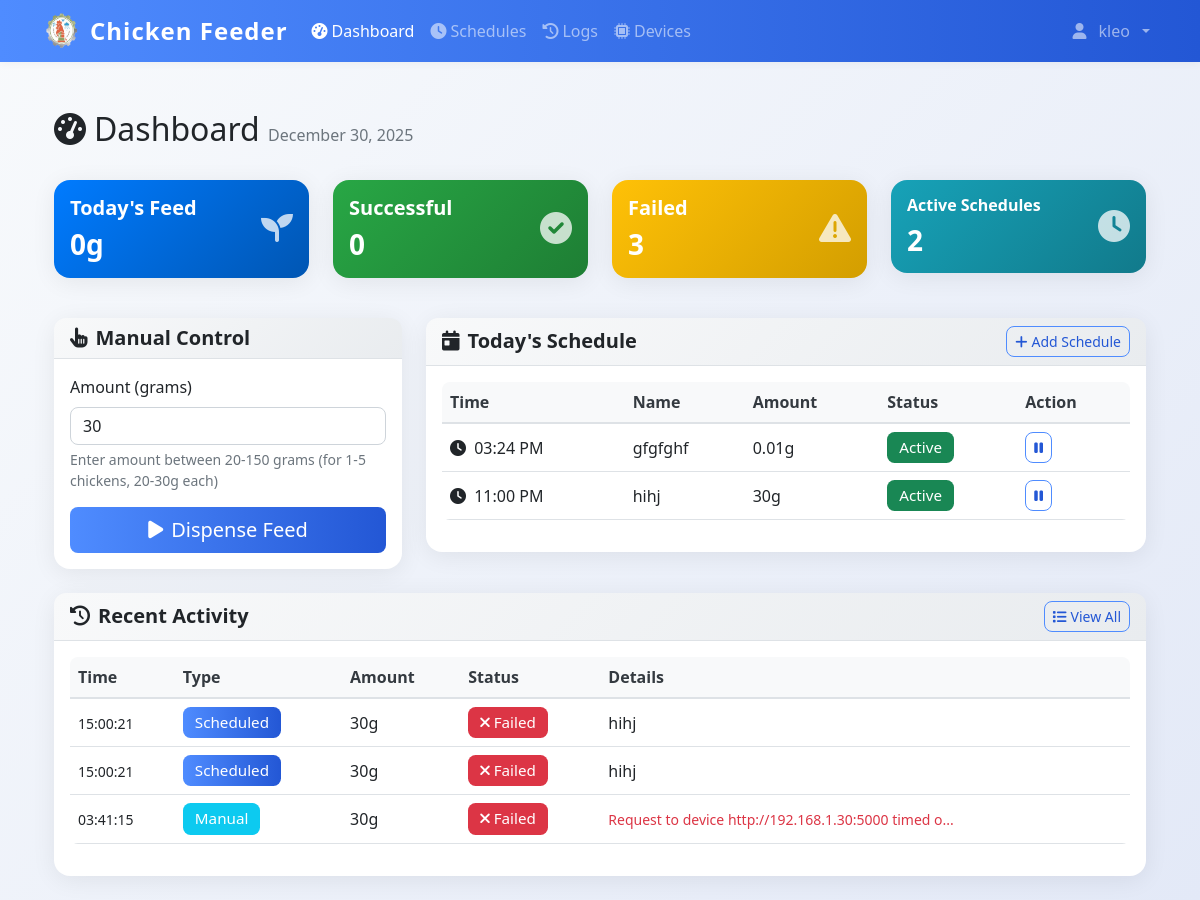
Page /dashboard (signed in) on the committed database.
### models.py (models this page shows)
class User(UserMixin, db.Model):
    id = db.Column(db.Integer, primary_key=True)
    username = db.Column(db.String(80), unique=True, nullable=False)
    email = db.Column(db.String(120), unique=True, nullable=False)
    password_hash = db.Column(db.String(120), nullable=False)
    iot_device_url = db.Column(db.String(255), nullable=True)  # e.g., 'http://192.168.1.100:5000' or 'pi_klei'
    is_admin = db.Column(db.Boolean, default=True)
    created_at = db.Column(db.DateTime, default=datetime.utcnow)

class FeedSchedule(db.Model):
    id = db.Column(db.Integer, primary_key=True)
    name = db.Column(db.String(100), nullable=False)
    feed_time = db.Column(db.Time, nullable=False)
    amount_grams = db.Column(db.Integer, nullable=False)
    is_active = db.Column(db.Boolean, default=True)
    created_by = db.Column(db.Integer, db.ForeignKey('user.id'), nullable=False)
    created_at = db.Column(db.DateTime, default=datetime.utcnow)
    user = db.relationship('User', backref=db.backref('schedules', lazy=True))

class DispenseLog(db.Model):
    id = db.Column(db.Integer, primary_key=True)
    timestamp = db.Column(db.DateTime, default=datetime.utcnow, nullable=False)
    amount_grams = db.Column(db.Integer, nullable=False)
    trigger_type = db.Column(db.String(20), nullable=False)
    schedule_id = db.Column(db.Integer, db.ForeignKey('feed_schedule.id'), nullable=True)
    status = db.Column(db.String(20), default='success')
    error_message = db.Column(db.Text, nullable=True)
    triggered_by = db.Column(db.Integer, db.ForeignKey('user.id'), nullable=True)
    schedule = db.relationship('FeedSchedule', backref=db.backref('dispense_logs', lazy=True))
    user = db.relationship('User', backref=db.backref('dispense_logs', lazy=True))

### app.py (the view)
@app.route('/dashboard', methods=['GET', 'POST'])
@login_required
def dashboard():
    today_schedules = FeedSchedule.query.filter_by(created_by=current_user.id, is_active=True).order_by(FeedSchedule.feed_time).all()
    today_start = datetime.now().replace(hour=0, minute=0, second=0, microsecond=0)
    today_logs = DispenseLog.query.filter(
        DispenseLog.timestamp >= today_start,
        DispenseLog.triggered_by == current_user.id
    ).order_by(DispenseLog.timestamp.desc()).all()
    total_today = sum(log.amount_grams for log in today_logs if log.status == 'success')
    return render_template('dashboard.html',
                         schedules=today_schedules,
                         logs=today_logs,
                         total_today=total_today)

### templates/dashboard.html (shortened to what this page needs)
{% extends "base.html" %}
{% block content %}
<div class="row mb-4">
    <div class="col">
        <h1 class="h2">
            <i class="fas fa-tachometer-alt me-2"></i>Dashboard
            <span class="text-muted fs-6">{{ datetime.now().strftime('%B %d, %Y') }}</span>
        </h1>
    </div>
</div>
<div class="row mb-4">
    <div class="col-md-3 mb-3">
        <div class="card bg-primary text-white">
            <div class="card-body">
                <div class="d-flex justify-content-between">
                    <div>
                        <h5 class="card-title">Today's Feed</h5>
                        <h3 class="mb-0" id="total-today">{{ total_today }}g</h3>
                    </div>
                    <div class="align-self-center">
                        <i class="fas fa-seedling fa-2x opacity-75"></i>
                    </div>
                </div>
            </div>
        </div>
    </div>
    <div class="col-md-3 mb-3">
        <div class="card bg-success text-white">
            <div class="card-body">
                <div class="d-flex justify-content-between">
                    <div>
                        <h5 class="card-title">Successful</h5>
                        <h3 class="mb-0" id="successful-today">{{ logs|selectattr('status', 'equalto', 'success')|list|length }}</h3>
                    </div>
                    <div class="align-self-center">
                        <i class="fas fa-check-circle fa-2x opacity-75"></i>
                    </div>
                </div>
            </div>
        </div>
    </div>
    <div class="col-md-3 mb-3">
        <div class="card bg-warning text-white">
            <div class="card-body">
                <div class="d-flex justify-content-between">
                    <div>
                        <h5 class="card-title">Failed</h5>
                        <h3 class="mb-0" id="failed-today">{{ logs|selectattr('status', 'equalto', 'failure')|list|length }}</h3>
                    </div>
                    <div class="align-self-center">
                        <i class="fas fa-exclamation-triangle fa-2x opacity-75"></i>
                    </div>
                </div>
            </div>
        </div>
    </div>
    <div class="col-md-3 mb-3">
        <div class="card bg-info text-white">
            <div class="card-body">
                <div class="d-flex justify-content-between">
                    <div>
                        <h5 class="card-title fs-6">Active Schedules</h5>
                        <h3 class="mb-0">{{ schedules|selectattr('is_active')|list|length }}</h3>
                    </div>
                    <div class="align-self-center">
                        <i class="fas fa-clock fa-2x opacity-75"></i>
                    </div>
                </div>
            </div>
        </div>
    </div>
</div>
<div class="row">
    <div class="col-lg-4 mb-4">
        <div class="card">
            <div class="card-header">
                <h5 class="card-title mb-0">
                    <i class="fas fa-hand-pointer me-2"></i>Manual Control
                </h5>
            </div>
            <div class="card-body">
                <form id="manual-dispense-form">
                    <div class="mb-3">
                        <label for="amount" class="form-label">Amount (grams)</label>
                        <input type="number" class="form-control" id="amount" min="20" max="150" value="30" required>
                        <div class="form-text">Enter amount between 20-150 grams (for 1-5 chickens, 20-30g each)</div>
                    </div>
                    <div class="d-grid">
                        <button type="submit" class="btn btn-primary btn-lg" id="dispense-btn">
                            <i class="fas fa-play me-2"></i>Dispense Feed
                        </button>
                    </div>
                </form>
            </div>
        </div>
    </div>
    <div class="col-lg-8 mb-4">
        <div class="card">
            <div class="card-header d-flex justify-content-between align-items-center">
                <h5 class="card-title mb-0">
                    <i class="fas fa-calendar-day me-2"></i>Today's Schedule
                </h5>
                <a href="{{ url_for('schedules') }}" class="btn btn-outline-primary btn-sm">
                    <i class="fas fa-plus me-1"></i>Add Schedule
                </a>
            </div>
            <div class="card-body">
                {% if schedules %}
                <div class="table-responsive">
                    <table class="table table-hover">
                        <thead>
                            <tr>
                                <th>Time</th>
                                <th>Name</th>
                                <th>Amount</th>
                                <th>Status</th>
                                <th>Action</th>
                            </tr>
                        </thead>
                        <tbody>
                            {% for schedule in schedules %}
                            <tr>
                                <td>
                                    <i class="fas fa-clock me-1"></i>
                                    {{ schedule.feed_time.strftime('%I:%M %p') }}
                                </td>
                                <td>{{ schedule.name }}</td>
                                <td>{{ schedule.amount_grams }}g</td>
                                <td>
                                    {% if schedule.is_active %}
                                        <span class="badge bg-success">Active</span>
                                    {% else %}
                                        <span class="badge bg-secondary">Inactive</span>
                                    {% endif %}
                                </td>
                                <td>
                                    <button class="btn btn-sm btn-outline-primary"
                                            onclick="toggleSchedule({{ schedule.id }})">
                                        {% if schedule.is_active %}
                                            <i class="fas fa-pause"></i>
                                        {% else %}
                                            <i class="fas fa-play"></i>
                                        {% endif %}
                                    </button>
                                </td>
                            </tr>
                            {% endfor %}
                        </tbody>
                    </table>
                </div>
                {% endif %}
            </div>
        </div>
    </div>
</div>
<div class="row">
    <div class="col-12">
        <div class="card">
            <div class="card-header d-flex justify-content-between align-items-center">
                <h5 class="card-title mb-0">
                    <i class="fas fa-history me-2"></i>Recent Activity
                </h5>
                <a href="{{ url_for('logs') }}" class="btn btn-outline-primary btn-sm">
                    <i class="fas fa-list me-1"></i>View All
                </a>
            </div>
            <div class="card-body">
                {% if logs %}
                <div class="table-responsive">
                    <table class="table table-hover">
                        <thead>
                            <tr>
                                <th>Time</th>
                                <th>Type</th>
                                <th>Amount</th>
                                <th>Status</th>
                                <th>Details</th>
                            </tr>
                        </thead>
                        <tbody>
                            {% for log in logs[:10] %}
                            <tr>
                                <td>
                                    <small>{{ log.timestamp.strftime('%H:%M:%S') }}</small>
                                </td>
                                <td>
                                    {% if log.trigger_type == 'manual' %}
                                        <span class="badge bg-info">Manual</span>
                                    {% else %}
                                        <span class="badge bg-primary">Scheduled</span>
                                    {% endif %}
                                </td>
                                <td>{{ log.amount_grams }}g</td>
                                <td>
                                    {% if log.status == 'success' %}
                                        <span class="badge bg-success">
                                            <i class="fas fa-check me-1"></i>Success
                                        </span>
                                    {% else %}
                                        <span class="badge bg-danger">
                                            <i class="fas fa-times me-1"></i>Failed
                                        </span>
                                    {% endif %}
                                </td>
                                <td>
                                    {% if log.schedule %}
                                        {{ log.schedule.name }}
                                    {% elif log.error_message %}
                                        <small class="text-danger">{{ log.error_message[:50] }}...</small>
                                    {% else %}
                                        -
                                    {% endif %}
                                </td>
                            </tr>
                            {% endfor %}
                        </tbody>
                    </table>
                </div>
                {% else %}
                <div class="text-center text-muted py-4">
                    <i class="fas fa-history fa-3x mb-3"></i>
                    <p>No activity today</p>
                </div>
                {% endif %}
            </div>
        </div>
    </div>
</div>
{% endblock %}

### templates/base.html (shortened to what this page needs)
<!DOCTYPE html>
<html lang="en">
<head>
    <link href="https://cdn.jsdelivr.net/npm/bootstrap@5.1.3/dist/css/bootstrap.min.css" rel="stylesheet">
    <link href="https://cdnjs.cloudflare.com/ajax/libs/font-awesome/6.0.0/css/all.min.css" rel="stylesheet">
    <link href="{{ url_for('static', filename='css/style.css') }}" rel="stylesheet">
</head>
<body>
    {% if current_user.is_authenticated %}
    <nav class="navbar navbar-expand-lg navbar-dark bg-primary">
        <div class="container">
            <div class="d-flex align-items-center gap-2">
                <img src="{{ url_for('static', filename='img/chicken-logo.png') }}" alt="Logo" style="width:40px;height:40px;" >
                <a class="navbar-brand" href="{{ url_for('dashboard') }}">
                   Chicken Feeder
                </a>
            </div>
            <div class="collapse navbar-collapse" id="navbarNav">
                <ul class="navbar-nav me-auto">
                    <li class="nav-item">
                        <a class="nav-link {% if request.endpoint == 'dashboard' %}active{% endif %}"
                           href="{{ url_for('dashboard') }}">
                            <i class="fas fa-tachometer-alt me-1"></i>Dashboard
                        </a>
                    </li>
                    <li class="nav-item">
                        <a class="nav-link {% if request.endpoint in ['schedules', 'add_schedule'] %}active{% endif %}"
                           href="{{ url_for('schedules') }}">
                            <i class="fas fa-clock me-1"></i>Schedules
                        </a>
                    </li>
                    <li class="nav-item">
                        <a class="nav-link {% if request.endpoint == 'logs' %}active{% endif %}"
                           href="{{ url_for('logs') }}">
                            <i class="fas fa-history me-1"></i>Logs
                        </a>
                    </li>
                    <li class="nav-item">
                        <a class="nav-link {% if request.endpoint in ['devices', 'add_device'] %}active{% endif %}"
                           href="{{ url_for('devices') }}">
                            <i class="fas fa-microchip me-1"></i>Devices
                        </a>
                    </li>
                </ul>
                <ul class="navbar-nav">
                    <li class="nav-item dropdown">
                        <a class="nav-link dropdown-toggle d-flex align-items-center gap-2" href="#" id="navbarDropdown" role="button"
                           data-bs-toggle="dropdown" aria-expanded="false">
                            <i class="fas fa-user me-1 "></i>{{ current_user.username }}
                        </a>
                    </li>
                </ul>
            </div>
        </div>
    </nav>
    {% endif %}
    <main class="container align-items-center mt-4 p-4">
        {% block content %}{% endblock %}
    </main>
</body>
</html>

### rows in the picture
User: username "kleo"
FeedSchedule: feed_time "03:24 PM", name "gfgfghf", amount_grams "0.01", is_active "Active"
FeedSchedule: feed_time "11:00 PM", name "hihj", amount_grams "30", is_active "Active"
DispenseLog: timestamp "15:00:21", trigger_type "Scheduled", amount_grams "30", status "failure" (drawn), schedule.name "hihj"
DispenseLog: timestamp "15:00:21", trigger_type "Scheduled", amount_grams "30", status "failure" (drawn), schedule.name "hihj"
DispenseLog: timestamp "03:41:15", trigger_type "Manual", amount_grams "30", status "failure" (drawn), error_message "Request to device http://192.168.1.30:5000 timed o"

### other values in the picture
{{ total_today }} "0"
{{ logs|selectattr('status', 'equalto', 'success')|list|length }} "0"
{{ logs|selectattr('status', 'equalto', 'failure')|list|length }} "3"
{{ schedules|selectattr('is_active')|list|length }} "2"
